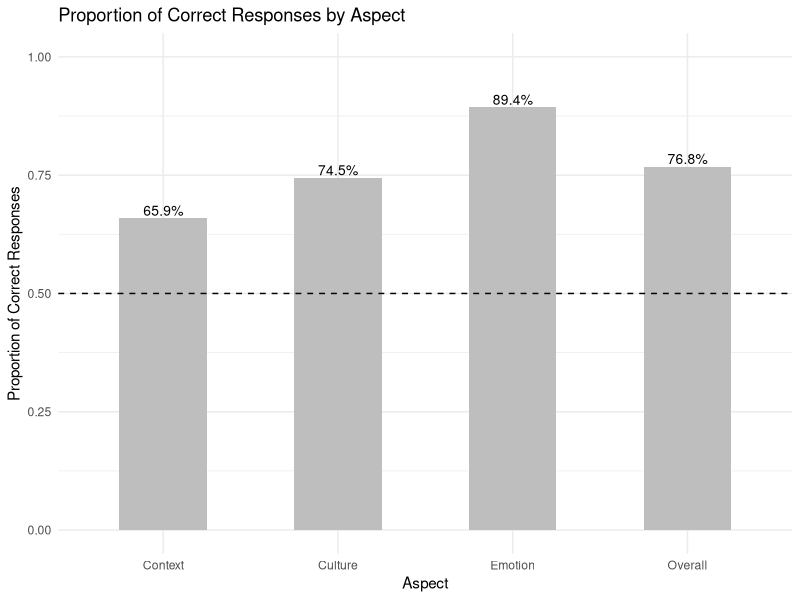

This chart was generated by the following R code:
# Create a data frame with the updated data
data <- data.frame(
  Label_Aspect = c("Context", "Emotion", "Culture", "Overall"),
  Total_Annotations = c(44, 47, 47, 138),
  Preference_Finetuned = c(29, 42, 35, 106),
  Preference_Baseline = c(15, 5, 12, 32),
  Preference_Percentage = c(66.37, 89.41, 74.64, 76.81)
)

# Function to calculate Cohen's h
cohens_h <- function(p1, p2) {
  return(2 * asin(sqrt(p1)) - 2 * asin(sqrt(p2)))
}

# Perform binomial tests for each label aspect and overall
results <- data.frame(
  Label_Aspect = character(),
  P_Value = numeric(),
  Effect_Size = numeric(),
  stringsAsFactors = FALSE
)

for (i in 1:nrow(data)) {
  label_aspect <- data$Label_Aspect[i]
  total_annotations <- data$Total_Annotations[i]
  pref_finetuned <- data$Preference_Finetuned[i]
  pref_baseline <- data$Preference_Baseline[i]
  pref_percentage <- data$Preference_Percentage[i] / 100
  
  binom_test <- binom.test(pref_finetuned, total_annotations, p = 0.5, alternative = "greater")
  p_value <- binom_test$p.value
  effect_size <- cohens_h(pref_finetuned / total_annotations, pref_baseline / total_annotations)
  
  
  results <- rbind(results, data.frame(Label_Aspect = label_aspect, P_Value = format(round(p_value, 5), nsmall = 2), Effect_Size = effect_size))
}

# Print the results
print(results)
print(binom_test)

library(ggplot2)
library(dplyr)

# Create a data frame with the information
data <- data.frame(
  Aspect = c("Context", "Emotion", "Culture"),
  Correct = c(29, 42, 35),
  Total = c(44, 47, 47)
)

# Calculate proportions
data <- data %>%
  mutate(Proportion = Correct / Total)

# Add overall data
overall <- data.frame(
  Aspect = "Overall",
  Correct = sum(data$Correct),
  Total = sum(data$Total),
  Proportion = sum(data$Correct) / sum(data$Total)
)

# Combine the overall data with the rest
data <- rbind(data, overall)

# Plot
ggplot(data, aes(x = Aspect, y = Proportion)) +
  geom_bar(stat = "identity", fill = "grey", width = 0.5) +
  geom_text(aes(label = scales::percent(Proportion)), 
            position = position_dodge(width = 0.8), 
            vjust = -0.25, 
            size = 3.5) +
  geom_hline(yintercept = 0.5, linetype = "dashed") +
  ylim(0, 1) +
  labs(y = "Proportion of Correct Responses", 
       x = "Aspect", 
       title = "Proportion of Correct Responses by Aspect") +
  theme_minimal() +
  theme(legend.position = "none")